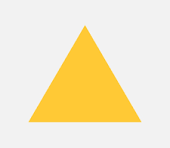
#> input picture 2. Data Sciences/2. Open CV/6th Phase/image.png, 170 x 148 px, found by its file name
$ python '3. approxpolydp.py'
#> lines starting #> are read from the running program, lines starting #| are printed output that depends on the picture; after the words box and inside, x2 and y2 are one past the last pixel; in counts of white or black regions, pixels touching at a corner belong together
# approx = cv2.approxpolyDP(contour, epsilon, True)
# epsilon:    0.01(epsilon ) *cv2.arclength (contour, tree)
# smaller precise detection
# large : rough
#
# shape                         arclength               epsilon
# small triangle                200px                   2px
# large rectangle               800px                   8px
# circle                        1200px                  12px
import cv2

# Load image
image = cv2.imread(r"C:\Users\Zeeshan Ali\Desktop\AI-and-Machine-Learning\2. Data Sciences\2. Open CV\6th Phase\image.png")
#> image is the input picture: shape (148, 170, 3); mean B, G, R 200.7, 233, 244.8

# Convert to grayscale
gray = cv2.cvtColor(image, cv2.COLOR_BGR2GRAY)
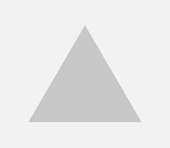
#> gray: shape (148, 170); min 197, max 244, mean 232.8

# Threshold
_, thresh = cv2.threshold(gray, 200, 255, cv2.THRESH_BINARY)
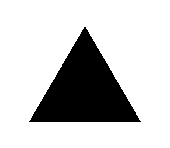
#> thresh: shape (148, 170); 78.7% white; 1 black region

# Find contours
contours, hierarchy = cv2.findContours(thresh, cv2.RETR_TREE, cv2.CHAIN_APPROX_NONE)
#> contours = 2 contours; box (x1, y1, x2, y2) and area: (0, 0, 170, 148) 24843, (28, 26, 142, 123) 5522

for contour in contours:
    # Approximate contour
    approx = cv2.approxPolyDP(contour, 0.01 * cv2.arcLength(contour, True), True)
    corners = len(approx)

    # Detect shape based on corners
    if corners == 3:
        shape_name = "Triangle"
    elif corners == 4:
        shape_name = "Rectangle"
    elif corners == 5:
        shape_name = "Pentagon"
    else:
        shape_name = "Circle"

    # Draw the contour
    cv2.drawContours(image, [approx], 0, (0, 255, 0), 2)

    # Get position for text
    x = approx.ravel()[0]
    y = approx.ravel()[1] - 10

    # Put shape name
    cv2.putText(image, shape_name, (x, y), cv2.FONT_HERSHEY_COMPLEX, 0.5, (255, 0, 0), 1)
#> this loop made 2 passes
#> (approx, corners, shape_name, x, y) on passes 1 to 2: ([[0, 0], [0, 147], [169, 147], [169, 0]], 4, 'Rectangle', 0, -10), ([[28, 121], [84, 26], [141, 121]], 3, 'Triangle', 28, 111)
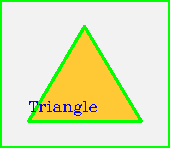
#> image: shape (148, 170, 3); 10.09% of pixels changed, all inside (x1, y1, x2, y2) = (0, 0, 170, 148)

# Display result
cv2.imshow("Shape Detection", image)
cv2.waitKey(0)
cv2.destroyAllWindows()
